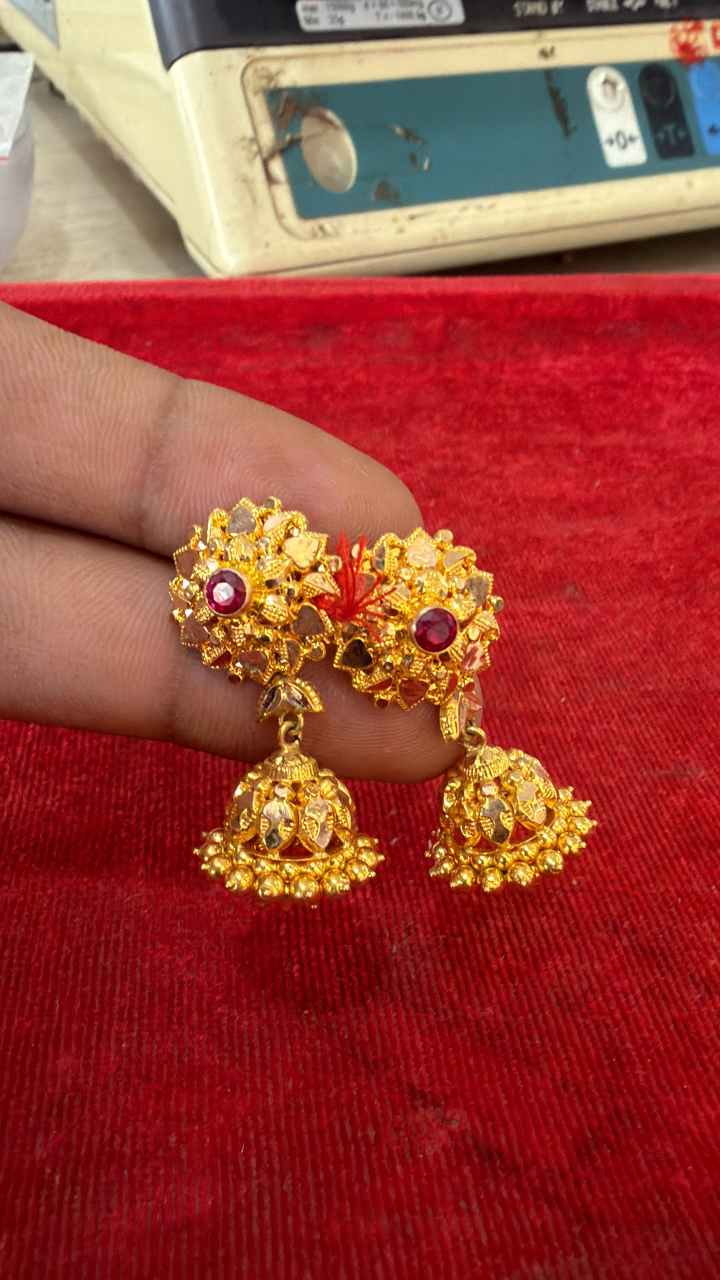
#> input picture assets/raw-jewellery/extracted/01_Earrings_Set_1_0423/IMG_0428.JPG.jpeg, 2160 x 3840 px, found by its file name (shown at 1/3 size)
$ python repair_defects.py
#> lines starting #> are read from the running program, lines starting #| are printed output that depends on the picture
#!/usr/bin/env python3
"""
scripts/repair_defects.py
Targeted visual defect repairs for Maison Aurum jewellery assets:
1. Fix Defect 1: Re-segment PROD-001 drop earrings to remove red velvet square and scale to 80% card fill.
2. Fix Defect 2: Re-generate macro detail shots for PROD-003 (ruby bezels) and Choker A (rhodium crest + tassels).
3. Update dual JPG and WebP formats in processed-jewellery-v2/enhanced/
"""

import os
import cv2
import numpy as np
from PIL import Image, ImageOps
import pillow_heif

pillow_heif.register_heif_opener()
#> (this line was passed over: pillow_heif is not available in this run)

WORKSPACE = r"d:\Jewellery"
RAW_BASE = os.path.join(WORKSPACE, "assets", "raw-jewellery", "extracted")
V2_ENHANCED = os.path.join(WORKSPACE, "processed-jewellery-v2", "enhanced")
V2_MASKS = os.path.join(WORKSPACE, "processed-jewellery-v2", "masks")
BG_COLOR = (242, 247, 249) # BGR for warm ivory #F9F7F2

# [40 lines left out: functions add_contact_shadow, compose_on_canvas, save_dual, not called in this run]

def repair_product_001():
    print("--> Repairing Product 001 (Traditional Gold Drop Earrings)...")
    src = os.path.join(RAW_BASE, "01_Earrings_Set_1_0423", "IMG_0428.JPG.jpeg")
    im = cv2.imread(src)
#> im is the input picture: shape (3840, 2160, 3); mean B, G, R 56.8, 67.1, 156
    h, w = im.shape[:2]
#> h = 3840; w = 2160

    # Accurate earrings bounding ROI: Y 1480:2710, X 490:1800
    roi = im[1480:2710, 490:1800].copy()
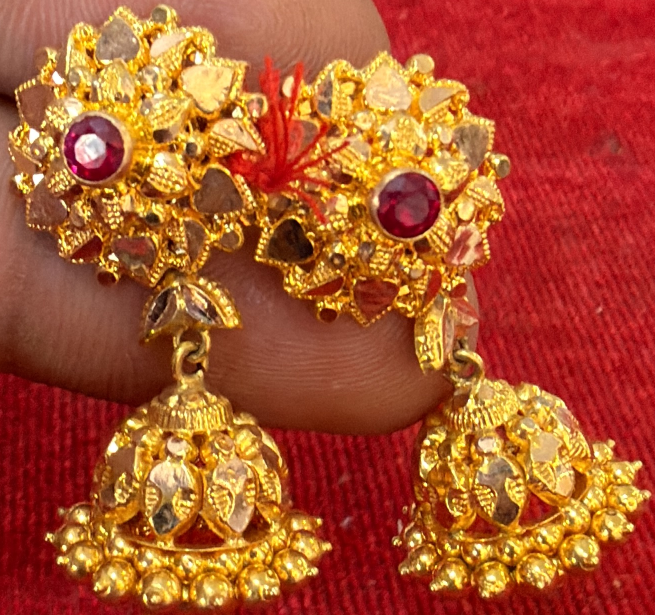
#> roi: shape (1230, 1310, 3) (shown at 1/2 size); mean B, G, R 45.1, 83.3, 171.2
    rh, rw = roi.shape[:2]
#> rh = 1230; rw = 1310

    # GrabCut segmentation
    mask_gc = np.zeros((rh, rw), np.uint8)
    bgdModel = np.zeros((1, 65), np.float64)
    fgdModel = np.zeros((1, 65), np.float64)
    rect = (15, 15, rw - 30, rh - 30)
#> rect = (15, 15, 1280, 1200)
#> (the run stopped early here; a loop or call above may not have finished)
